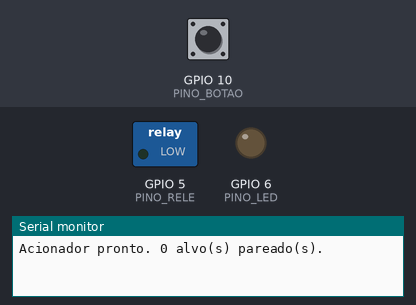
A sketch run on a simulated ESP32-C3. Parts: switched loads named in the sketch (green lamp = pin HIGH), output pins drawn as LEDs (lit = HIGH), the last lines printed to the serial monitor. Inputs (shaded band) come from the test bench; at power-on: GPIO 10 (PINO_BOTAO) HIGH. EEPROM starts erased.

Above: at 1.2 s.
1.3 s: GPIO 10 (PINO_BOTAO) pulled LOW for 0.15 s
At 2.1 s:
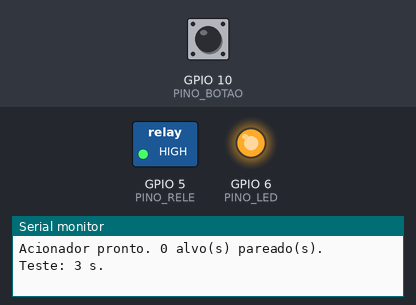
4.4 s: GPIO 10 (PINO_BOTAO) pulled LOW for 1 s
At 10.05 s:
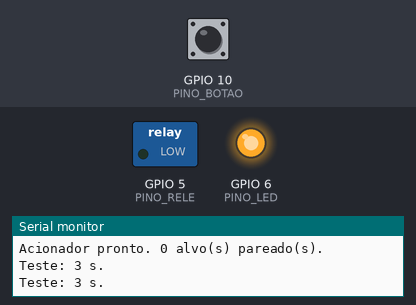
Timing chart, 0 to 17.4 s (numbered marks = the images above; inputs shaded):
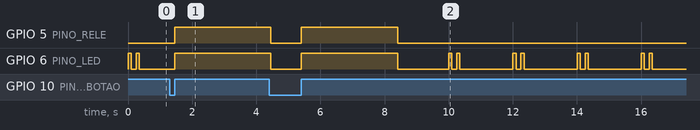

The sketch:

ACIONADOR.ino
```cpp
/*
  ==========================================================
   ALVO ACIONADOR - BLACK BIRD · PROJETO 09 · o ACIONADOR (na rede, 127 V)
  ==========================================================
   Placa: ESP32-C3 SuperMini (Ferramentas > Placa > "ESP32C3 Dev Module",
          USB CDC On Boot = Enabled). Pacote "esp32" da Espressif 3.x.
   Sem biblioteca extra. Grave o MESMO código em todos os acionadores.

   ATENÇÃO: grave o código com a caixa FORA da tomada, só pelo USB do PC.
   Nunca ligue o USB do PC com a caixa na tomada.

   O que faz:
   - Fica ouvindo os alvos (ESP-NOW). Quando o SEU alvo é acertado, liga o
     relé (o refletor acende) pelo tempo que o alvo mandou (30 s a 3 min).
   - Se outro acerto chegar com a lâmpada acesa, conta o tempo de novo.
   - Botão PAREAR/TESTE (frente):
       clique ............ teste: acende o refletor por 3 s
       segure 3 s ........ PAREAR: o LED pisca rápido; acerte o alvo que vai
                           comandar esta lâmpada (até 4 alvos por lâmpada)
       segure 10 s ....... apaga todos os alvos pareados
   - LED verde (frente):
       aceso ............. refletor ligado
       pisca devagar ..... pronto, com alvo pareado
       pisca 2x seguidas . pronto, SEM alvo pareado (obedece a qualquer alvo)
       pisca rápido ...... modo PAREAR

   Pinos (na SuperMini aparece só o número):
     5 = sinal do relé (IN) · 6 = LED verde · 10 = botão (para o GND)
  ==========================================================
*/

#include <WiFi.h>
#include <esp_now.h>
#include <esp_wifi.h>
#include <Preferences.h>

#if ESP_ARDUINO_VERSION_MAJOR < 3
#error "Atualize o pacote esp32 para a versao 3.x (Ferramentas > Placa > Gerenciador de Placas > esp32)"
#endif

// ================= CONFIGURAÇÃO =================
const uint8_t  PINO_RELE      = 5;
const uint8_t  PINO_LED       = 6;
const uint8_t  PINO_BOTAO     = 10;
const bool     RELE_ATIVO_ALTO = true;   // módulo com jumper H/L: deixe em "H". Se o relé ficar ligado ao contrário, mude para false
const uint16_t TEMPO_MAX_S    = 600;     // segurança: nunca fica ligado mais de 10 min seguidos
const uint8_t  CANAL          = 1;       // igual no alvo
const bool     LONGO_ALCANCE  = true;    // igual no alvo
const uint8_t  MAX_ALVOS      = 4;

// ============ MENSAGEM (igual em todos os aparelhos BLACK BIRD) ============
enum Tipo : uint8_t { ALVO_ACERTO = 50 };
struct __attribute__((packed)) Msg {
  uint8_t  magico; uint8_t tipo; uint8_t origem; uint8_t destino;
  uint16_t equipe; uint16_t seq; int16_t azimute; uint16_t distancia; uint8_t extra;
};

// ================= RELÉ =================
uint32_t desligarEm = 0;          // millis() em que o refletor apaga (0 = apagado)
void rele(bool ligado) { digitalWrite(PINO_RELE, (ligado == RELE_ATIVO_ALTO) ? HIGH : LOW); }
void acender(uint32_t segundos) {
  if (segundos > TEMPO_MAX_S) segundos = TEMPO_MAX_S;
  if (segundos < 1) segundos = 1;
  uint32_t fim = millis() + segundos * 1000UL;
  if (!desligarEm || (int32_t)(fim - desligarEm) > 0) desligarEm = fim;   // conta o tempo de novo (o maior)
  rele(true);
}

// ================= ALVOS PAREADOS =================
Preferences prefs;
uint8_t alvos[MAX_ALVOS][6]; uint8_t nAlvos = 0;
void salvarAlvos() { prefs.putBytes("alvos", alvos, sizeof(alvos)); prefs.putUChar("n", nAlvos); }
void carregarAlvos() { nAlvos = prefs.getUChar("n", 0); if (nAlvos > MAX_ALVOS) nAlvos = 0; if (nAlvos) prefs.getBytes("alvos", alvos, sizeof(alvos)); }
bool pareado(const uint8_t *mac) { for (uint8_t i = 0; i < nAlvos; i++) if (!memcmp(alvos[i], mac, 6)) return true; return false; }

// ================= RECEBER =================
// O callback roda fora do loop: só guarda o pedido; o loop é que liga o relé.
struct Pedido { uint8_t mac[6]; uint16_t seq; uint16_t segundos; uint8_t bateria; };
volatile bool temPedido = false;
Pedido pedido;
void aoReceber(const esp_now_recv_info_t *info, const uint8_t *d, int n) {
  if (n != sizeof(Msg) || temPedido) return;
  Msg m; memcpy(&m, d, sizeof(m));
  if (m.magico != 0xBB || m.tipo != ALVO_ACERTO) return;
  memcpy(pedido.mac, info->src_addr, 6); pedido.seq = m.seq; pedido.segundos = m.distancia; pedido.bateria = m.extra;
  temPedido = true;
}

// ================= BOTÃO E LED =================
bool pareando = false; uint32_t pareandoAte = 0;
uint32_t apertouEm = 0; bool apertado = false;
void lerBotao() {
  bool agora = digitalRead(PINO_BOTAO) == LOW;
  if (agora && !apertado) { apertado = true; apertouEm = millis(); }
  if (!agora && apertado) {
    apertado = false;
    uint32_t t = millis() - apertouEm;
    if (t >= 10000) { nAlvos = 0; salvarAlvos(); Serial.println("Pareamentos apagados."); }
    else if (t >= 3000) { pareando = true; pareandoAte = millis() + 30000; Serial.println("PAREAR: acerte o alvo (30 s)."); }
    else if (t >= 50) { acender(3); Serial.println("Teste: 3 s."); }
  }
}
void led() {
  uint32_t t = millis(); bool aceso;
  if (pareando) aceso = (t / 100) % 2;
  else if (desligarEm) aceso = true;
  else if (nAlvos) aceso = t % 2000 < 100;
  else aceso = (t % 2000 < 100) || (t % 2000 > 250 && t % 2000 < 350);
  digitalWrite(PINO_LED, aceso ? HIGH : LOW);
}

// ================= PROGRAMA =================
uint8_t ultimoMac[6]; uint16_t ultimoSeq = 0xFFFF;

void setup() {
  pinMode(PINO_RELE, OUTPUT); rele(false);           // primeiro de tudo: refletor apagado
  pinMode(PINO_LED, OUTPUT); pinMode(PINO_BOTAO, INPUT_PULLUP);
  Serial.begin(115200);
  prefs.begin("acionador", false);
  carregarAlvos();
  WiFi.mode(WIFI_STA);
  esp_wifi_set_channel(CANAL, WIFI_SECOND_CHAN_NONE);
  if (LONGO_ALCANCE) esp_wifi_set_protocol(WIFI_IF_STA, WIFI_PROTOCOL_LR);
  esp_now_init();
  esp_now_register_recv_cb(aoReceber);
  Serial.printf("Acionador pronto. %u alvo(s) pareado(s).\n", nAlvos);
}

void loop() {
  lerBotao();
  if (pareando && millis() > pareandoAte) pareando = false;

  if (temPedido) {
    Pedido p; memcpy(&p, (const void *)&pedido, sizeof(p)); temPedido = false;
    bool repetido = !memcmp(p.mac, ultimoMac, 6) && p.seq == ultimoSeq;   // o alvo manda o mesmo aviso 6 vezes
    if (!repetido) {
      memcpy(ultimoMac, p.mac, 6); ultimoSeq = p.seq;
      if (pareando) {
        if (!pareado(p.mac)) {
          if (nAlvos < MAX_ALVOS) { memcpy(alvos[nAlvos++], p.mac, 6); salvarAlvos(); }
          else Serial.println("Já tem 4 alvos: segure 10 s para apagar.");
        }
        pareando = false;
        acender(2);
        Serial.printf("Alvo %02X:%02X pareado.\n", p.mac[4], p.mac[5]);
      } else if (nAlvos == 0 || pareado(p.mac)) {
        acender(p.segundos);
        Serial.printf("Acerto do alvo %02X:%02X -> aceso por %u s (bateria do alvo %u%%).\n", p.mac[4], p.mac[5], p.segundos, p.bateria);
      }
    }
  }

  if (desligarEm && (int32_t)(millis() - desligarEm) >= 0) { desligarEm = 0; rele(false); }
  led();
  delay(5);
}
```

Measured:
- after the input at 1.3 s, GPIO 5 (PINO_RELE): LOW → HIGH after 0.15 s
